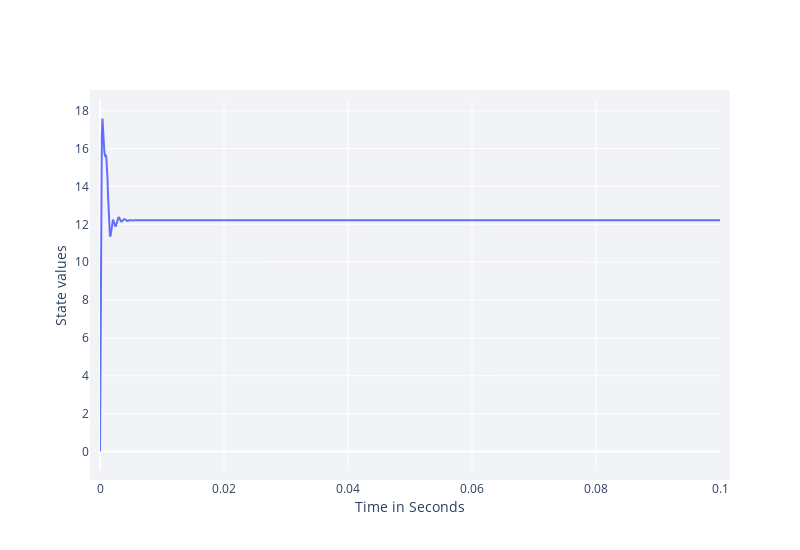

This figure's notebook cell:
### Markdown cell above
After the training, the learning curve of accumulated reward per episode is printed to the command line/output window.

After the training, the `Simulate()` function is used to run a test epiode without action noise and the state to be controlled ($i_\mathrm{L1}$) is plotted:

### Code cell
states_to_plot = ["source1_i_L1"]
hook = DataHook(collect_state_ids = states_to_plot)

Simulate(controller, env, hook=hook)

RenderHookResults(hook = hook,
                  states_to_plot  = states_to_plot)

### Figure 1 — Plotly figure (JSON) as saved in the notebook; plotly's stock layout.template omitted (floating-point values rounded to 4 significant figures; data arrays with more than 128 entries replaced by an {"elided": "..."} marker saying what was removed)
{"data": [{"mode": "lines", "name": "source1_i_L1", "type": "scatter", "x": {"elided": "1001 float values"}, "y": {"elided": "1001 float values"}}], "layout": {"height": 550, "legend": {"orientation": "h", "x": 1, "xanchor": "right", "y": 1.02, "yanchor": "bottom"}, "margin": {"b": 80, "l": 100, "pad": 10, "r": 80, "t": 100}, "plot_bgcolor": "#f1f3f7", "width": 800, "xaxis": {"title": {"text": "Time in Seconds"}}, "yaxis": {"title": {"text": "State values"}}, "yaxis2": {"overlaying": "y", "side": "right", "title": "Action values", "titlefont": {"color": "orange"}}}}
